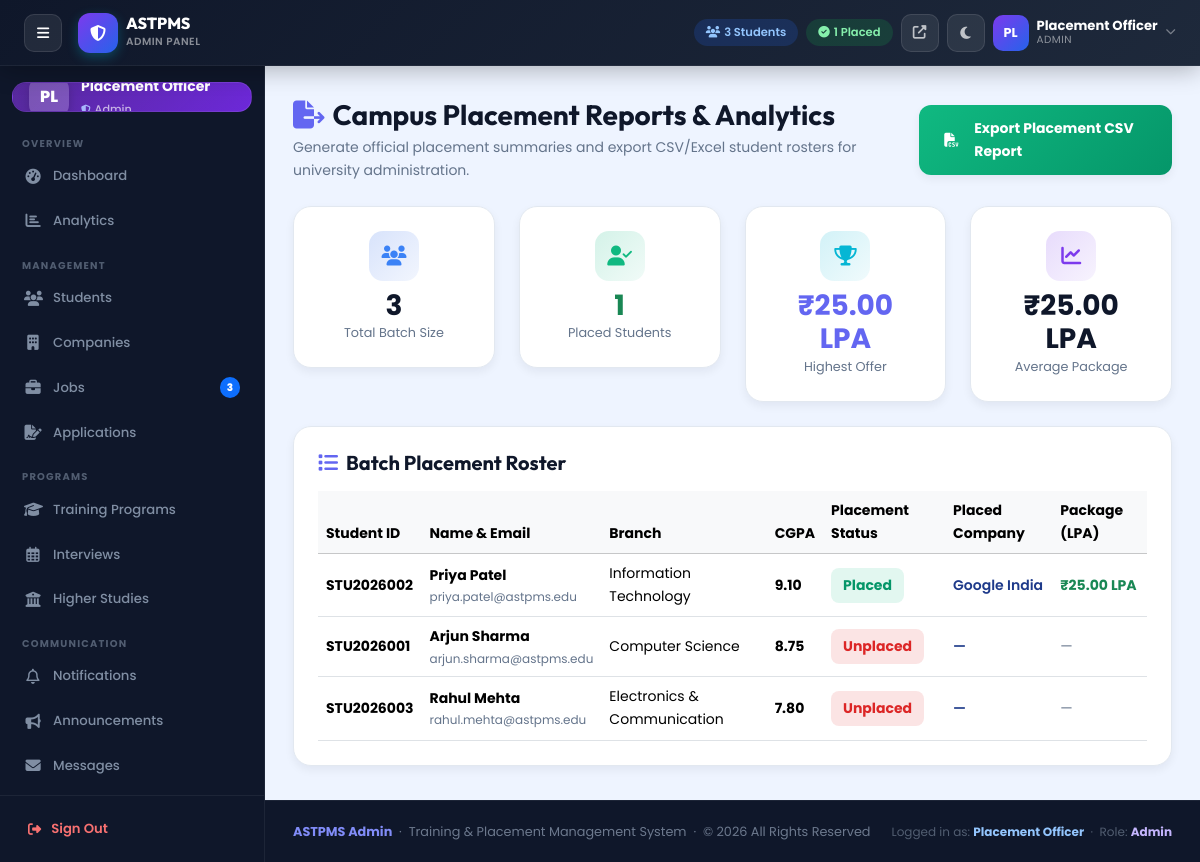
Page /admin/reports.php (signed in) on the committed database.
### tables this page shows
CREATE TABLE `students` (
  `id` INT AUTO_INCREMENT PRIMARY KEY,
  `student_id` VARCHAR(30) NOT NULL UNIQUE,
  `enrollment_number` VARCHAR(50) NOT NULL UNIQUE,
  `name` VARCHAR(100) NOT NULL,
  `email` VARCHAR(100) NOT NULL UNIQUE,
  `password` VARCHAR(255) NOT NULL,
  `phone` VARCHAR(20) DEFAULT NULL,
  `parent_phone` VARCHAR(20) DEFAULT NULL,
  `gender` ENUM('Male', 'Female', 'Other') DEFAULT 'Male',
  `dob` DATE DEFAULT NULL,
  `branch` VARCHAR(100) NOT NULL,
  `department` VARCHAR(100) NOT NULL,
  `semester` INT DEFAULT 7,
  `cgpa` DECIMAL(4,2) NOT NULL DEFAULT 0.00,
  `passing_year` INT NOT NULL,
  `address` TEXT DEFAULT NULL,
  `profile_pic` VARCHAR(255) DEFAULT 'assets/images/default_avatar.png',
  `placement_status` ENUM('Unplaced', 'Placed', 'Opted Out') DEFAULT 'Unplaced',
  `placed_company` VARCHAR(100) DEFAULT NULL,
  `placed_package` DECIMAL(8,2) DEFAULT NULL,
  `is_active` TINYINT(1) DEFAULT 1,
  `is_verified` TINYINT(1) DEFAULT 1,
  `linkedin_url` VARCHAR(255) DEFAULT NULL,
  `github_url` VARCHAR(255) DEFAULT NULL,
  `created_at` DATETIME DEFAULT CURRENT_TIMESTAMP,
  `updated_at` DATETIME DEFAULT CURRENT_TIMESTAMP ON UPDATE CURRENT_TIMESTAMP,
  INDEX (`branch`),
  INDEX (`cgpa`),
  INDEX (`placement_status`)
);

### config/auth.php (called while the page is built, shortened)
<?php
function h(mixed $str): string {
    return htmlspecialchars((string)$str, ENT_QUOTES, 'UTF-8');
}

### admin/reports.php (the view, shortened to what this page needs)
<?php
require_once dirname(__DIR__) . '/config/auth.php';
require_once 'views/header.php';
require_once 'views/sidebar.php';
$totalStudents  = $pdo->query("SELECT COUNT(*) FROM students WHERE is_active=1")->fetchColumn();
$placedStudents = $pdo->query("SELECT COUNT(*) FROM students WHERE placement_status='Placed'")->fetchColumn();
$highestPackage = $pdo->query("SELECT MAX(placed_package) FROM students")->fetchColumn() ?: 0.00;
$avgPackage     = $pdo->query("SELECT AVG(placed_package) FROM students WHERE placement_status='Placed'")->fetchColumn() ?: 0.00;
$students = $pdo->query("
    SELECT student_id, name, email, branch, cgpa, placement_status, placed_company, placed_package
    FROM students
    ORDER BY placement_status DESC, cgpa DESC
")->fetchAll();
?>
<div class="container-fluid px-0">
    <div class="d-flex justify-content-between align-items-center mb-4" data-aos="fade-up">
        <div>
            <h3 class="fw-bold mb-1" style="font-family:'Outfit',sans-serif;">
                <i class="fas fa-file-export text-primary-color me-2"></i>Campus Placement Reports &amp; Analytics
            </h3>
            <p style="color:var(--text-muted);font-size:0.875rem;margin-bottom:0;">
                Generate official placement summaries and export CSV/Excel student rosters for university administration.
            </p>
        </div>
        <a href="reports.php?export=csv" class="btn-premium" style="background:linear-gradient(135deg,#10B981,#059669);">
            <i class="fas fa-file-csv me-2"></i>Export Placement CSV Report
        </a>
    </div>
    <div class="row g-4 mb-4" data-aos="fade-up">
        <div class="col-md-3">
            <div class="stat-box">
                <div class="stat-icon stat-icon-blue mx-auto mb-2"><i class="fas fa-users"></i></div>
                <h3 class="fw-bold mb-0"><?= $totalStudents ?></h3>
                <div style="font-size:0.8rem;color:var(--text-muted);">Total Batch Size</div>
            </div>
        </div>
        <div class="col-md-3">
            <div class="stat-box">
                <div class="stat-icon stat-icon-green mx-auto mb-2"><i class="fas fa-user-check"></i></div>
                <h3 class="fw-bold mb-0 text-success"><?= $placedStudents ?></h3>
                <div style="font-size:0.8rem;color:var(--text-muted);">Placed Students</div>
            </div>
        </div>
        <div class="col-md-3">
            <div class="stat-box">
                <div class="stat-icon stat-icon-cyan mx-auto mb-2"><i class="fas fa-trophy"></i></div>
                <h3 class="fw-bold mb-0 text-primary-color">₹<?= number_format($highestPackage, 2) ?> LPA</h3>
                <div style="font-size:0.8rem;color:var(--text-muted);">Highest Offer</div>
            </div>
        </div>
        <div class="col-md-3">
            <div class="stat-box">
                <div class="stat-icon stat-icon-purple mx-auto mb-2"><i class="fas fa-chart-line"></i></div>
                <h3 class="fw-bold mb-0 text-purple">₹<?= number_format($avgPackage, 2) ?> LPA</h3>
                <div style="font-size:0.8rem;color:var(--text-muted);">Average Package</div>
            </div>
        </div>
    </div>
    <div class="card-premium p-4" data-aos="fade-up">
        <h5 class="fw-bold mb-3" style="font-family:'Outfit',sans-serif;"><i class="fas fa-list me-2 text-primary-color"></i>Batch Placement Roster</h5>
        <div class="table-responsive">
            <table class="table table-hover align-middle mb-0" id="reportsTable">
                <thead class="table-light">
                    <tr>
                        <th>Student ID</th>
                        <th>Name &amp; Email</th>
                        <th>Branch</th>
                        <th>CGPA</th>
                        <th>Placement Status</th>
                        <th>Placed Company</th>
                        <th>Package (LPA)</th>
                    </tr>
                </thead>
                <tbody>
                    <?php foreach ($students as $s): ?>
                    <tr>
                        <td><span class="fw-bold"><?= h($s['student_id']) ?></span></td>
                        <td>
                            <div class="fw-bold"><?= h($s['name']) ?></div>
                            <div style="font-size:0.75rem;color:var(--text-muted);"><?= h($s['email']) ?></div>
                        </td>
                        <td><?= h($s['branch']) ?></td>
                        <td><span class="fw-bold"><?= h($s['cgpa']) ?></span></td>
                        <td>
                            <?php if ($s['placement_status'] === 'Placed'): ?>
                                <span class="badge-premium bg-light-success">Placed</span>
                            <?php else: ?>
                                <span class="badge-premium bg-light-danger">Unplaced</span>
                            <?php endif; ?>
                        </td>
                        <td><span class="fw-semibold" style="color:var(--primary-mid);"><?= h($s['placed_company'] ?? '—') ?></span></td>
                        <td>
                            <?php if ($s['placed_package']): ?>
                                <span class="fw-bold text-success">₹<?= h($s['placed_package']) ?> LPA</span>
                            <?php else: ?>
                                <span style="color:var(--text-muted);">—</span>
                            <?php endif; ?>
                        </td>
                    </tr>
                    <?php endforeach; ?>
                </tbody>
            </table>
        </div>
    </div>
</div>
<?php require_once 'views/footer.php'; ?>

### assets/css/style.css (style rules this page uses)
:root { --main-bg: #EEF4FF; --secondary-bg: #F8FAFC; --section-bg: #E0F2FE; --alt-section-bg: #ECFEFF; --card-bg: #FFFFFF; --primary: #0F172A; --primary-mid: #1E3A8A; --primary-light: #2563EB; --accent: #06B6D4; --accent-hover: #38BDF8; --accent-emerald: #10B981; --success: #16A34A; --warning: #D97706; --danger: #DC2626; --info: #0EA5E9; --purple: #6366F1; --header-gradient: linear-gradient(135deg, #0F172A 0%, #1E3A8A 100%); --footer-gradient: linear-gradient(135deg, #020617 0%, #0F172A 100%); --btn-gradient: linear-gradient(135deg, #1E3A8A 0%, #2563EB 50%, #06B6D4 100%); --accent-gradient: linear-gradient(135deg, #06B6D4 0%, #38BDF8 50%, #10B981 100%); --purple-gradient: linear-gradient(135deg, #4F46E5 0%, #7C3AED 100%); --text: #0F172A; --text-muted: #64748B; --footer-text: #CBD5E1; --border: #CBD5E1; --border-light: #E2E8F0; --shadow-xs: 0 1px 3px rgba(15,23,42,0.06); --shadow-sm: 0 4px 10px rgba(15,23,42,0.06); --shadow-md: 0 10px 25px -5px rgba(15,23,42,0.08), 0 8px 10px -6px rgba(15,23,42,0.04); --shadow-lg: 0 20px 35px -5px rgba(15,23,42,0.12), 0 10px 15px -5px rgba(15,23,42,0.06); --shadow-primary: 0 10px 25px -5px rgba(30,58,138,0.35); --sidebar-width: 265px; --sidebar-collapsed: 72px; --header-height: 76px; --header-shrink: 62px; --radius: 18px; --radius-sm: 12px; --radius-lg: 28px; --glass-bg: rgba(15, 23, 42, 0.92); --glass-border: rgba(255, 255, 255, 0.12); --glass-blur: blur(16px); --transition: all 0.3s cubic-bezier(0.4, 0, 0.2, 1); --transition-bounce: all 0.4s cubic-bezier(0.34, 1.56, 0.64, 1); }
*, *::before, *::after { box-sizing: border-box; margin: 0; padding: 0; }
html { scroll-behavior: smooth; }
body { font-family: 'Poppins', 'Inter', -apple-system, BlinkMacSystemFont, 'Segoe UI', sans-serif; background-color: var(--main-bg); color: var(--text); font-size: 14px; line-height: 1.65; -webkit-font-smoothing: antialiased; -moz-osx-font-smoothing: grayscale; transition: background-color 0.3s ease, color 0.3s ease; overflow-x: hidden; }
.card-premium { background: var(--card-bg); border: 1px solid var(--border-light); border-radius: var(--radius); box-shadow: var(--shadow-sm); transition: var(--transition-bounce); overflow: hidden; position: relative; }
.btn-premium { background: var(--btn-gradient); color: #FFFFFF !important; border: none; border-radius: var(--radius-sm); padding: 0.75rem 1.6rem; font-size: 0.875rem; font-weight: 700; font-family: 'Poppins', sans-serif; cursor: pointer; transition: var(--transition); position: relative; overflow: hidden; display: inline-flex; align-items: center; gap: 8px; text-decoration: none; box-shadow: var(--shadow-sm); }
.btn-premium::before { content: ''; position: absolute; top: 0; left: -100%; width: 100%; height: 100%; background: linear-gradient(90deg, transparent, rgba(255, 255, 255, 0.25), transparent); transition: left 0.5s ease; }
.stat-box { background: var(--card-bg); border-radius: var(--radius); padding: 1.5rem; box-shadow: var(--shadow-sm); border: 1px solid var(--border-light); text-align: center; transition: var(--transition-bounce); }
.badge-premium { font-family: 'Poppins', sans-serif; font-weight: 700; border-radius: 8px; padding: 6px 12px; display: inline-flex; align-items: center; gap: 4px; }
.bg-light-success { background: rgba(16, 185, 129, 0.12) !important; color: #059669 !important; }
.bg-light-danger { background: rgba(220, 38, 38, 0.12) !important; color: #DC2626 !important; }
.stat-icon { width: 52px; height: 52px; border-radius: 16px; display: flex; align-items: center; justify-content: center; font-size: 1.3rem; }
.stat-icon-blue { background: rgba(37,99,235,0.12); color: #2563EB; }
.stat-icon-green { background: rgba(16,185,129,0.12); color: #10B981; }
.stat-icon-cyan { background: rgba(6,182,212,0.12); color: #06B6D4; }
.stat-icon-purple { background: rgba(124,58,237,0.12); color: #7C3AED; }

### rows in the picture
students: student "STU2026002", name "Priya Patel", email "priya.patel@astpms.edu", branch "Information Technology", cgpa "9.10", placement_status "Placed", placed_company "Google India", placed_package "25.00"
students: student "STU2026001", name "Arjun Sharma", email "arjun.sharma@astpms.edu", branch "Computer Science", cgpa "8.75", placement_status "Unplaced", placed_company "—"
students: student "STU2026003", name "Rahul Mehta", email "rahul.mehta@astpms.edu", branch "Electronics & Communication", cgpa "7.80", placement_status "Unplaced", placed_company "—"

### other values in the picture
$totalStudents "3"
$placedStudents "1"
substr($adminName, 0, 2) "PL"
$adminName "Placement Officer"
str_replace('_',' ',$adminRole) "ADMIN"
substr($_SESSION['admin_name']??'A',0,2) "PL"
$item['section'] "OVERVIEW"
$item['text'] "Dashboard"
$item['text'] "Analytics"
$item['section'] "MANAGEMENT"
$item['text'] "Students"
$item['text'] "Companies"
$item['text'] "Jobs"
$item['badge'] "3"
$item['text'] "Applications"
